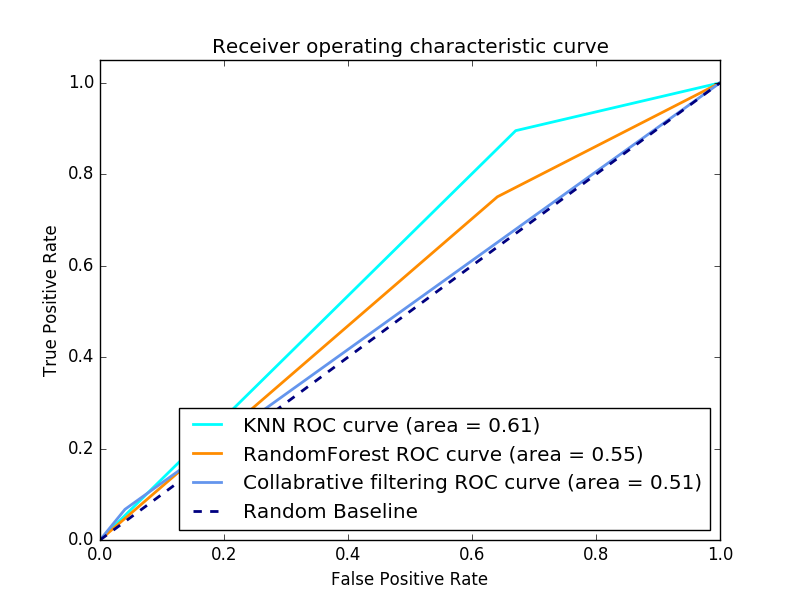
#> input picture roc_bridge_to0607_50kline.png, 800 x 600 px
$ python -i project.py   (imports and definitions only)   (Python 2 division)
#> lines starting #> are read from the running program, lines starting #| are printed output that depends on the picture
#!/usr/bin/env python
# Usage: python project.py algebra_2005_2006
import sys, os.path, operator, math, random, re, numpy as np
from sklearn.metrics import roc_curve, auc
import matplotlib.pyplot as plt
from sklearn.metrics import confusion_matrix
from sklearn.metrics import classification_report
from sklearn.metrics import r2_score
from sklearn.metrics import mean_squared_error
from itertools import cycle

# [67 lines left out: functions Classifier_Eval, plotrocmany, plotroc, not called in this run]

def read_file(file_name):
    f = open(file_name, 'rb')
    return [ line.rstrip().split('\t') for line in f ]

# [32 lines left out: functions write_file, load_data, process_step_name, not called in this run]

def process_problem_name(problem_name):
    problem_name = re.sub(r'[^ a-zA-Z]', '', problem_name)
    return problem_name

def show_data(data):
    #print training_data[0]
    for i in range(1,15):
        print data[i][0:6] #, training_data[i][13]
        print data[i][2].split(", ")
        print data[i][len(data[i])-2].split("~~")
        print data[i][len(data[i])-1].split("~~")
        #print training_data[i][6:12]
        #print training_data[i][12:17]
        #print training_data[i][17:19]
        print "------------------------------------"
    return

# [6 lines left out: function rmse, not called in this run]


'''
Latent Factor Matrix Factorization
'''
# [76 lines left out: functions get_avg_rankings, create_matrix, latent_factor, predict_from_matrix, not called in this run]

>>> import cv2
>>> picture = cv2.imread('roc_bridge_to0607_50kline.png', cv2.IMREAD_GRAYSCALE)
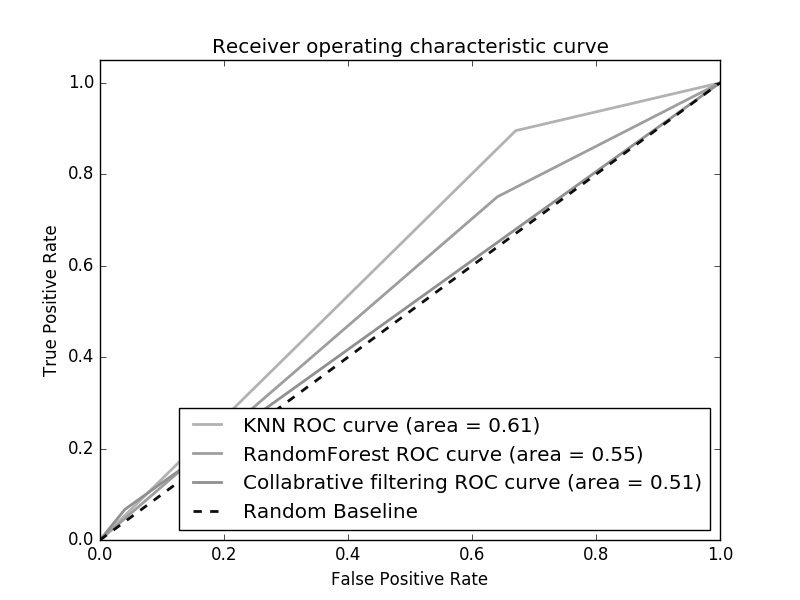
#> picture: shape (600, 800); min 0, max 255, mean 246.2
#> the loop in show_data, `for i in range(1,15):` made 1 pass
#| [255 255 255 255 255 255]
#> (the run stopped early here; a loop or call above may not have finished)

$ run again, on roc_bridge_to_0607_100kline.png
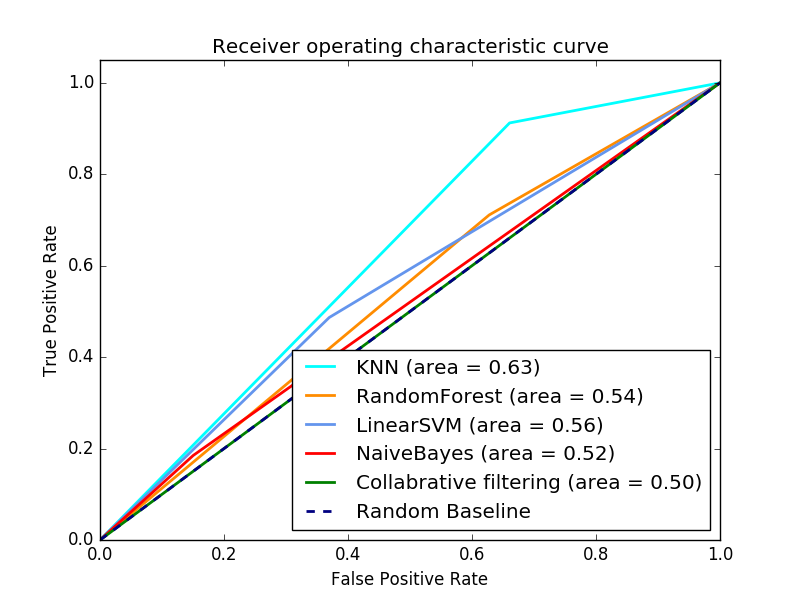
#> input picture roc_bridge_to_0607_100kline.png, 800 x 600 px
#> `picture = cv2.imread('roc_bridge_to0607_50kline.png', cv2.IMREAD_GRAYS..`:
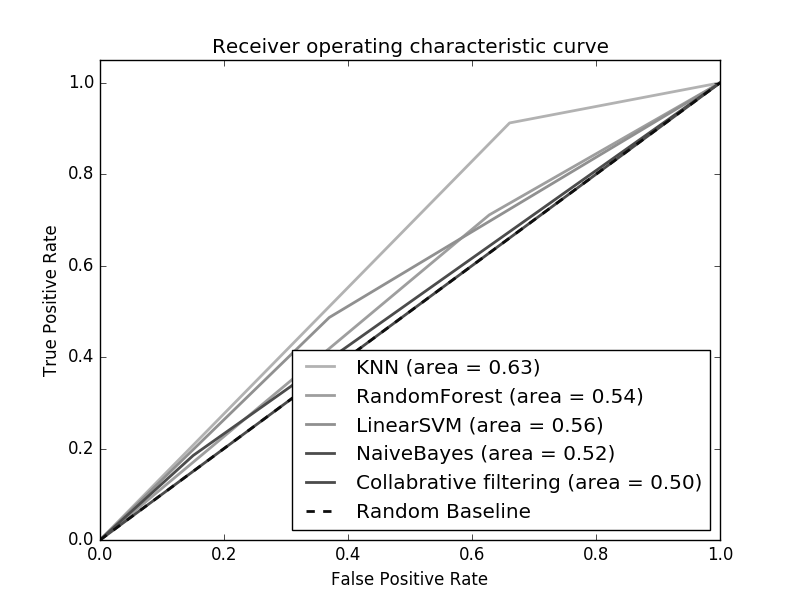
#> picture: shape (600, 800); min 0, max 255, mean 244.7
#> the loop in show_data, `for i in range(1,15):` made 1 pass
#| [255 255 255 255 255 255]
